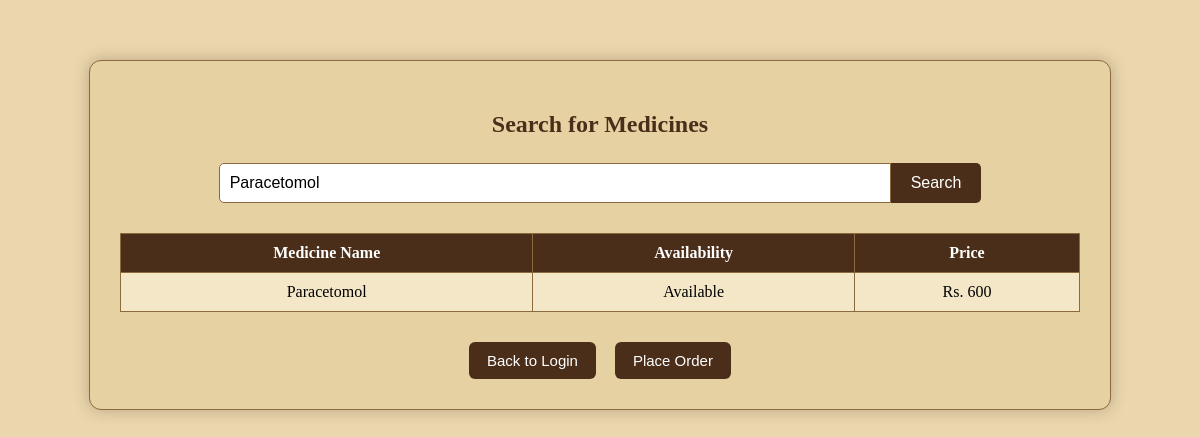
Screenshot of /php_code/search.php?medicine=Paracetomol with the database file from the repository.
### tables this page shows
CREATE TABLE `stock` (
  `id` int(11) NOT NULL,
  `medicine_name` varchar(255) NOT NULL,
  `quantity` int(11) NOT NULL,
  `price` int(11) NOT NULL
);

### php_code/search.php (the view, shortened to what this page needs)
<html>
<head>
</head>
<body>
<div class="container">
<h2>Search for Medicines</h2>
<form method="GET" class="search-box">
    <input type="text" name="medicine" placeholder="Enter medicine name..."
           value="<?php echo isset($_GET['medicine']) ? htmlspecialchars($_GET['medicine']) : ''; ?>" required>
    <button type="submit">Search</button>
</form>
<table>
<tr>
    <th>Medicine Name</th>
    <th>Availability</th>
    <th>Price</th>
</tr>
<?php
if (isset($_GET['medicine'])) {
    $medicine = mysqli_real_escape_string($conn, $_GET['medicine']);
    $query = "
        SELECT medicine_name, quantity, price
        FROM stock
        WHERE medicine_name LIKE '%$medicine%'
    ";
    $result = mysqli_query($conn, $query);
    if (mysqli_num_rows($result) > 0) {
        while ($row = mysqli_fetch_assoc($result)) {
            $availability = ($row['quantity'] > 0) ? "Available" : "Out of Stock";
            echo "<tr>";
            echo "<td>{$row['medicine_name']}</td>";
            echo "<td>$availability</td>";
            echo "<td>" . ($row['price'] ? "Rs. {$row['price']}" : "—") . "</td>";
            echo "</tr>";
        }
    } else {
        echo "<tr><td colspan='4'>No medicines found</td></tr>";
    }
}
?>
</table>
<div class="back">
    <button class="btn" onclick="window.location.href='login.php'">
        Back to Login
    </button>
    <button class="btn" style="margin-left:15px;"
            onclick="window.location.href='order.php'">
        Place Order
    </button>
</div>
</div>
</body>
</html>

### php_code/search.php (style rules this page uses)
body { font-family: Georgia, serif; background-color: #EAD7AE; margin: 0; padding: 0; }
.container { width: 80%; margin: 60px auto; background: #E6D1A3; border-radius: 12px; padding: 30px; box-shadow: 0 0 15px rgba(75, 46, 26, 0.3); border: 1px solid #8B6A3E; }
h2 { text-align: center; color: #4B2E1A; margin-bottom: 25px; }
.search-box { display: flex; justify-content: center; margin-bottom: 30px; }
input[type="text"] { width: 70%; padding: 10px; border: 1px solid #8B6A3E; border-radius: 5px 0 0 5px; font-size: 16px; }
button { padding: 10px 20px; border: none; background-color: #4B2E1A; color: white; font-size: 16px; border-radius: 0 5px 5px 0; cursor: pointer; }
table { width: 100%; border-collapse: collapse; margin-top: 20px; }
th, td { border: 1px solid #8B6A3E; text-align: center; padding: 10px; }
th { background-color: #4B2E1A; color: white; }
tr:nth-child(even) { background-color: #F3E7C8; }
.btn { text-decoration: none; color: white; background-color: #4B2E1A; padding: 10px 18px; border-radius: 6px; cursor: pointer; font-size: 15px; }
.back { text-align: center; margin-top: 30px; }

### rows the page displays
stock: medicine_name "Paracetomol", quantity "Available", price "600"
